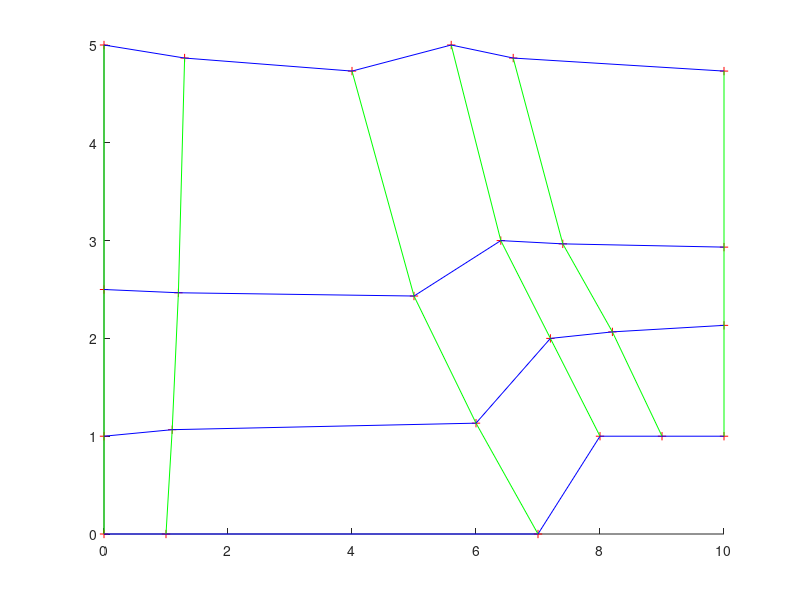

The MATLAB script that drew this image:
% Ränder definieren

north = [0,5;1.5,5;2,5;4,5;5,5;10,5];
east  = [10,1;10,2;10,3;10,5];
south = [0,0;1,0;7,0;8,1;9,1;10,1];
west  = [0,0;0,1;0,2.5;0,5];

%north = [0,5;5,5;8,5;10,5];
%east  = [10,0;9,2.5;10,5];
%south = [0,0;5,0;8,1;10,0];
%west  = [0,0;1,2.5;0,5];

figure(1)
clf;
hold on;

M = size(north,1)-1;
N = size(east,1)-1;

xs = @(xi) south(xi+1,:);
xn = @(xi) north(xi+1,:);
xw = @(eta)west(eta+1,:);
xe = @(eta)east(eta+1,:);

ptsx = ptsy = zeros(M+1,N+1);

% logisches Gitter durch iterieren
for xi = [0:M]
    
    cp = zeros(M+1,2);
    
    for eta = [0:N]
        % Interpolationsvorschrift S. 59
        pt = (1-eta/M)*xs(xi)+(eta/M)*xn(xi)+(1-xi/N)*xw(eta)+xi/N*xe(eta)...
            - xi/N*(eta/M*xn(M)+(1-eta/M)*xs(M))-(1-xi/N)*(eta/M*xn(0)+(1-eta/M)*xs(0));
        ptsx(xi+1,eta+1) = pt(1);
        ptsy(xi+1,eta+1) = pt(2);
        plot(pt(1),pt(2),'r+');
        % Punkte plotten
        disp([num2str([xi,eta]),'-',num2str(pt)])
        % Kanten plotten
        if(xi>0)
            % horizontale Linien plotten
            plot([ptsx(xi,eta+1),pt(1)],[ptsy(xi,eta+1),pt(2)],'b-')
        end %if
        if(eta>0)
            % vertikale Linien plotten
            plot([ptsx(xi+1,eta),pt(1)],[ptsy(xi+1,eta),pt(2)],'g-')
        end %if
    end %for
end %for